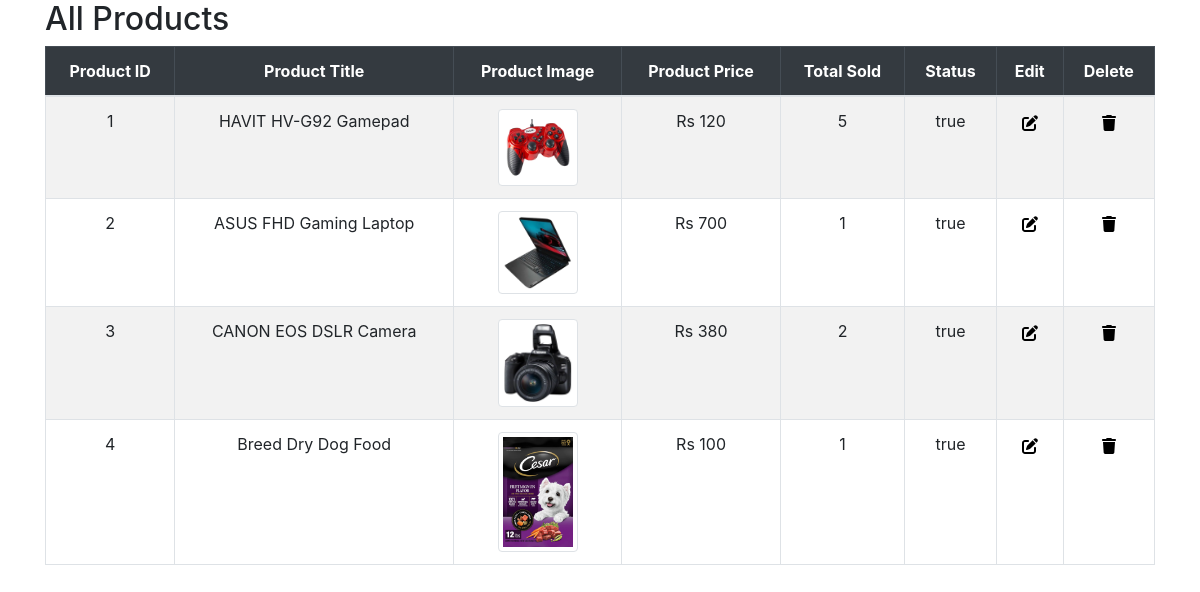
/admin/view_products.php, run on the app's committed database.
### tables this page shows
CREATE TABLE `products` (
  `product_id` int(11) NOT NULL,
  `product_title` varchar(120) NOT NULL,
  `product_description` varchar(255) NOT NULL,
  `product_keywords` varchar(255) NOT NULL,
  `category_id` int(11) NOT NULL,
  `brand_id` int(11) NOT NULL,
  `product_image_one` varchar(255) NOT NULL,
  `product_image_two` varchar(255) NOT NULL,
  `product_image_three` varchar(255) NOT NULL,
  `product_price` float NOT NULL,
  `date` timestamp NOT NULL DEFAULT current_timestamp() ON UPDATE current_timestamp(),
  `status` varchar(100) NOT NULL
);

### admin/view_products.php (the view, shortened to what this page needs)
<!DOCTYPE html>
<html lang="en">
<head>
    <link rel="stylesheet" href="https://stackpath.bootstrapcdn.com/bootstrap/4.3.1/css/bootstrap.min.css">
</head>
<body>
    <div class="container">
        <div class="categ-header">
            <div class="sub-title">
                <h2>All Products</h2>
            </div>
        </div>
        <div class="table-data">
            <table class="table table-bordered table-hover table-striped text-center">
                <thead class="table-dark">
                    <tr>
                        <th>Product ID</th>
                        <th>Product Title</th>
                        <th>Product Image</th>
                        <th>Product Price</th>
                        <th>Total Sold</th>
                        <th>Status</th>
                        <th>Edit</th>
                        <th>Delete</th>
                    </tr>
                </thead>
                <tbody>
                    <?php
                        include('../database/connect.php');
                        $get_product_query = "SELECT * FROM `products`";
                        $get_product_result = mysqli_query($con, $get_product_query);
                        $id_number = 1;
                        while ($row_fetch_products = mysqli_fetch_array($get_product_result)) {
                            $product_id = $row_fetch_products['product_id'];
                            $product_title = $row_fetch_products['product_title'];
                            $product_image_one = $row_fetch_products['product_image_one'];
                            $product_price = $row_fetch_products['product_price'];
                            $product_status = $row_fetch_products['status'];
                            $get_count_sold = "SELECT * FROM `orders_pending` WHERE product_id = $product_id";
                            $get_count_sold_result = mysqli_query($con, $get_count_sold);
                            $quantity_sold_of_each_product = 0;
                            while ($get_fetch_data_sold = mysqli_fetch_array($get_count_sold_result)) {
                                $quantity_sold = $get_fetch_data_sold['quantity'];
                                $quantity_sold_of_each_product += $quantity_sold;
                            }
                            echo "
                            <tr>
                                <td>$id_number</td>
                                <td>$product_title</td>
                                <td>
                                    <img src='./product_images/$product_image_one' alt='$product_title' width='80px' class='img-thumbnail'/>
                                </td>
                                <td>Rs $product_price </td>
                                <td>$quantity_sold_of_each_product</td>
                                <td>$product_status</td>
                                <td>
                                    <a href='index.php?edit_product=$product_id'>
                                    </a>
                                </td>
                                <td>
                                    <a href='#' data-bs-toggle='modal' data-bs-target='#deleteModal_$product_id'>
                                    </a>
                                    <div class='modal fade' id='deleteModal_$product_id' tabindex='-1' aria-labelledby='deleteModal_$product_id.Label' aria-hidden='true'>
                                                                <input type='hidden' name='delete_product' value='$product_id'>
                                                                <button type='submit' class='btn px-5 btn-primary'>Delete ($product_title)</button>
                                    </div>
                                </td>
                            </tr>
                            ";
                            $id_number++;
                        }
                    ?>
                </tbody>
            </table>
        </div>
    </div>
</body>
</html>

### data on the page
products: product_title "HAVIT HV-G92 Gamepad", product_image_one (picture), product_price "120", quantity_sold_of_each_product "5", status "true"
products: product_title "ASUS FHD Gaming Laptop", product_image_one (picture), product_price "700", quantity_sold_of_each_product "1", status "true"
products: product_title "CANON EOS DSLR Camera", product_image_one (picture), product_price "380", quantity_sold_of_each_product "2", status "true"
products: product_title "Breed Dry Dog Food", product_image_one (picture), product_price "100", quantity_sold_of_each_product "1", status "true"
